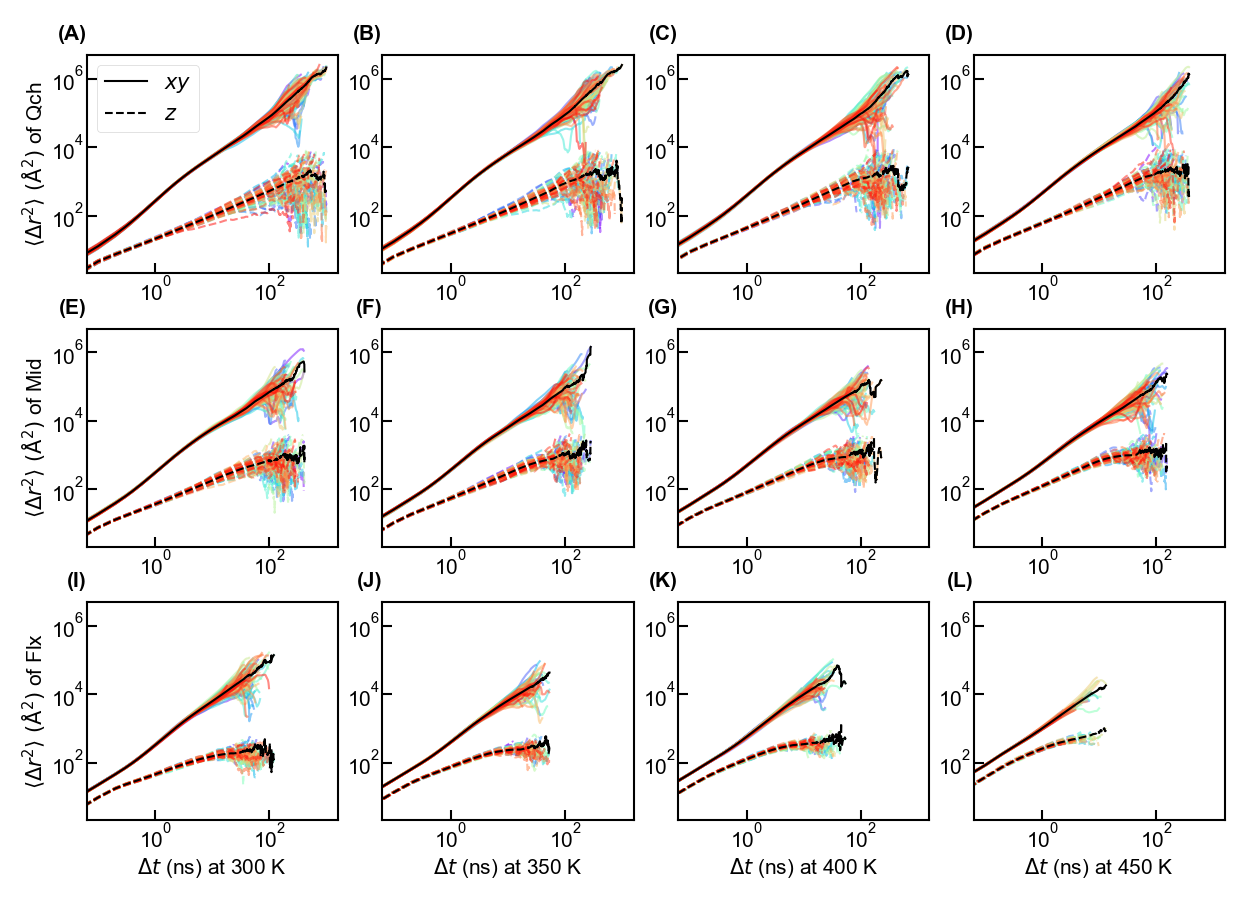

Generate this figure with Python:
"""Import Modules"""
import numpy as np
from scipy.optimize import curve_fit
import matplotlib.pyplot as plt
import matplotlib.cm as cm
from matplotlib.colors import LinearSegmentedColormap,ListedColormap
import matplotlib.ticker as ticker
from mpl_toolkits.axes_grid1 import make_axes_locatable
from matplotlib.pyplot import MultipleLocator
from matplotlib.collections import LineCollection
from matplotlib import colors
from matplotlib.ticker import LogLocator,LogFormatter,AutoMinorLocator
import sys
sys.path.append('D:\\Work\\Code\\Functions')
from pyw import pyw

"""Set Arguments"""
dir1='../../diff/msd_in'
file2='../../diff/proc_msd_res_in.npz'
figname='msd_in'
mdls=['1.55sgm_1.0sgm','1.5sgm_0.82sgm','1.37sgm_0.6sgm']
Mdls=['Qch','Mid','Flx']
nmd=len(mdls)
Ts=[300.0,350.0,400.0,450.0]
nT=len(Ts)
nfr=10000
nch=100
nat=163
cut=[10,100]
dt=10e-6*10000 ### ns

"""Read Data"""
t=np.arange(nfr)*dt
d=np.zeros((nmd,nT,nfr,nch,3))
for i in range(nmd):
    for j in range(nT):
        d[i,j]=np.load(f'{dir1}/{mdls[i]}_{Ts[j]}.npy')
d[d==0.0]=np.nan
d[:,:,0]=0.0      

dxy=np.sum(d[:,:,:,:,:2],axis=-1)
dz=d[:,:,:,:,-1]
dm=np.nanmean(d,axis=-2)
dmxy=np.sum(dm[:,:,:,:2],axis=-1)
dmz=dm[:,:,:,-1]

q=np.load(file2)
drm=q['dm']
drmm=q['dmm']

drmxy=np.sum(drm[:,:,:,:,:2],axis=-1)
drmz=drm[:,:,:,:,-1]
drmmxy=np.sum(drmm[:,:,:,:2],axis=-1)
drmmz=drmm[:,:,:,-1]

def lastnan(X,last):
    num_idx=np.where(~np.isnan(X))[0]
    last_idx=num_idx[-last:] if len(num_idx)>=last else num_idx
    X[last_idx]=np.nan

for i in range(nmd):
    for j in range(nT):
        for k in range(nch):
            lastnan(dxy[i,j,:,k],100)
            lastnan(dz[i,j,:,k],100) 
        lastnan(dmxy[i,j],100)
        lastnan(dmz[i,j],100)
        for k in range(nat):
            lastnan(drmxy[i,j,:,k],100)
            lastnan(drmz[i,j,:,k],100)     
        lastnan(drmmxy[i,j],100)
        lastnan(drmmz[i,j],100)

"""Plot"""
fig,axs=plt.subplots(nmd,nT,figsize=(25,18))
marglft=0.5
margrig=0.5
margbot=0.5
margtop=0.5
spcwth=0.2
spchei=-0.1
cbarwth=0.0
cbarspcwth=0.0
wth=3
font={'family':'Arial','size':30}
lenmaj=15
lenmin=8
lenbar=8
xtick=0
ytick=0
ctick=1
cmap=plt.cm.rainbow
norm=colors.Normalize(vmin=0,vmax=nch)
ann=[['(A)','(B)','(C)','(D)'],['(E)','(F)','(G)','(H)'],['(I)','(J)','(K)','(L)']]

for i in range(nmd):
    for j in range(nT):
        ax=axs[i,j]
        ax.annotate(ann[i][j],xy=(0.0,1.05),xycoords='axes fraction',fontfamily=font['family'],fontsize=font['size'],fontweight='bold',va='bottom',ha='right')
        for k in range(nch):
            rgb=cmap(norm(k))
            ax.plot(t,dxy[i,j,:,k],color=rgb,linewidth=wth,alpha=0.5)
            ax.plot(t,dz[i,j,:,k],color=rgb,linestyle='--',linewidth=wth,alpha=0.5)
        ax.plot(t,dmxy[i,j,:],color='k',linewidth=wth,label='$xy$')
        ax.plot(t,dmz[i,j,:],color='k',linestyle='--',linewidth=wth,label='$z$')
        ax.plot(t,[dmz[i,j,100]]*nfr,linewidth=0.0)
        ax.autoscale()
        ax.minorticks_on()
        ax.tick_params(axis='both',which='major',direction='in',width=wth,length=lenmaj,labelfontfamily=font['family'],labelsize=font['size'])
        ax.tick_params(axis='both',which='minor',direction='in',width=wth,length=0,labelfontfamily=font['family'],labelsize=font['size'])
        ax.xaxis.set_minor_locator(AutoMinorLocator(0))
        ax.yaxis.set_minor_locator(AutoMinorLocator(0))
        ax.spines['bottom'].set_linewidth(wth)
        ax.spines['top'].set_linewidth(wth)
        ax.spines['left'].set_linewidth(wth)
        ax.spines['right'].set_linewidth(wth)
        if i==nmd-1:
            ax.set_xlabel('$\\Delta{}t$ (ns) at %s K'%int(Ts[j]),fontdict=font)
        if j==0:
            ax.set_ylabel('$\\langle\\Delta{}r^2\\rangle~(\\mathrm{\\AA}^2)$ of %s'%Mdls[i],fontdict=font)
        if (i,j)==(0,0):
            ax.legend(loc='best',prop={'family':font['family'],'size':font['size']})
        ax.set_xscale('log')
        ax.set_yscale('log')

ylim=[np.inf,-np.inf]
for ax in axs.flat:
    y1,y2=ax.get_ylim()
    ylim[0]=min(ylim[0],y1)
    ylim[1]=max(ylim[1],y2)
for ax in axs.flat:
    ax.set_ylim(ylim[0],ylim[1])

fig.canvas.draw()
tight_bbox=fig.get_tightbbox(fig.canvas.get_renderer())
alllft=tight_bbox.x0
allrig=tight_bbox.x1
allbot=tight_bbox.y0
alltop=tight_bbox.y1
figwth,fighei=fig.get_size_inches()
boxlft=np.inf
boxrig=-np.inf
boxbot=np.inf
boxtop=-np.inf
for ax in fig.axes:    
    pos=ax.get_position()
    left=pos.x0*figwth
    right=left+pos.width*figwth
    bottom=pos.y0*fighei
    top=bottom+pos.height*fighei
    boxlft=min(boxlft,left)
    boxrig=max(boxrig,right)
    boxbot=min(boxbot,bottom)
    boxtop=max(boxtop,top)
outlft=boxlft-alllft
outrig=allrig-boxrig
outbot=boxbot-allbot
outtop=alltop-boxtop

axs_2d=np.atleast_2d(axs)
nrows,ncols=np.shape(axs_2d)
outlfts=np.zeros((nrows,ncols))
outrigs=np.zeros((nrows,ncols))
outbots=np.zeros((nrows,ncols))
outtops=np.zeros((nrows,ncols))
dpi=fig.dpi 
for i in range(nrows):
    for j in range(ncols):
        ax=axs_2d[i,j]
        ref_bounds=ax.get_position().bounds
        alllft,allrig=np.inf,-np.inf
        allbot,alltop=np.inf,-np.inf
        for a in fig.axes:
            if a.get_position().bounds==ref_bounds:
                tight_bbox=a.get_tightbbox(fig.canvas.get_renderer())   # 点坐标
                alllft=min(alllft,tight_bbox.x0/dpi)
                allrig=max(allrig,tight_bbox.x1/dpi)
                allbot=min(allbot,tight_bbox.y0/dpi)
                alltop=max(alltop,tight_bbox.y1/dpi)
        boxlft=ref_bounds[0]*figwth
        boxrig=(ref_bounds[0]+ref_bounds[2])*figwth
        boxbot=ref_bounds[1]*fighei
        boxtop=(ref_bounds[1]+ref_bounds[3])*fighei
        outlfts[i,j]=boxlft-alllft
        outrigs[i,j]=allrig-boxrig
        outbots[i,j]=boxbot-allbot
        outtops[i,j]=alltop-boxtop

if ncols>1:
    spcwth+=np.max(outrigs[:,:-1]+outlfts[:,1:])
if nrows>1:
    spchei+=np.max(outbots[:-1,:]+outtops[1:,:])
plt.subplots_adjust(left=(marglft+outlft)/figwth,
                    right=1.0-(margrig+outrig+cbarwth+cbarspcwth)/figwth,
                    bottom=(margbot+outbot)/fighei,
                    top=1.0-(margtop+outtop)/fighei,
                    hspace=nrows*spchei/(fighei-margbot-outbot-margtop-outtop-(nrows-1)*spchei),
                    wspace=ncols*spcwth/(figwth-marglft-outlft-margrig-outrig-cbarwth-cbarspcwth-(ncols-1)*spcwth))

plt.savefig(f'{figname}.png',format='png',dpi=50)
plt.savefig(f'{figname}.pdf',format='pdf')
# plt.show()

fig,axs=plt.subplots(2,nT,figsize=(25,15))
marglft=0.5
margrig=0.5
margbot=0.5
margtop=0.5
spcwth=0.2
spchei=-0.1
cbarwth=0.0
cbarspcwth=0.0
wth=3
font={'family':'Arial','size':30}
lenmaj=15
lenmin=8
lenbar=8
xtick=0.1
ytick=20
ctick=1
ann=[['(A)','(B)','(C)','(D)'],['(E)','(F)','(G)','(H)']]
clrs=['r','g','b']

for i in range(nT):
    ax=axs[0,i]
    ax.annotate(ann[0][i],xy=(0.0,1.05),xycoords='axes fraction',fontfamily=font['family'],fontsize=font['size'],fontweight='bold',va='bottom',ha='right')
    for j in range(nmd):
        ax.plot(t,dmxy[j,i],color=clrs[j],linewidth=wth,label=Mdls[j])
        ax.plot(t,dmz[j,i],color=clrs[j],linestyle='--',linewidth=wth)
    ax.plot(t,[dmz[0,i,100]]*nfr,linewidth=0.0)
    ax.autoscale()
    ax.minorticks_on()
    ax.tick_params(axis='both',which='major',direction='in',width=wth,length=lenmaj,labelfontfamily=font['family'],labelsize=font['size'])
    ax.tick_params(axis='both',which='minor',direction='in',width=wth,length=0,labelfontfamily=font['family'],labelsize=font['size'])
    ax.xaxis.set_minor_locator(AutoMinorLocator(0))
    ax.yaxis.set_minor_locator(AutoMinorLocator(0))
    ax.spines['bottom'].set_linewidth(wth)
    ax.spines['top'].set_linewidth(wth)
    ax.spines['left'].set_linewidth(wth)
    ax.spines['right'].set_linewidth(wth)
    if i==0:
        ax.set_ylabel('$\\langle\\Delta{}r^2\\rangle~(\\mathrm{\\AA}^2)$',fontdict=font)
        leg=ax.legend(loc='best',handlelength=0.0,handletextpad=0.0,prop={'family':font['family'],'size':font['size']})
        for hnd,txt in zip(leg.legend_handles,leg.get_texts()):
            txt.set_color(hnd.get_color())
    ax.set_xscale('log')
    ax.set_yscale('log')
    # ax.set_ylim(40,1500)

    ax=axs[1,i]
    ax.annotate(ann[1][i],xy=(0.0,1.05),xycoords='axes fraction',fontfamily=font['family'],fontsize=font['size'],fontweight='bold',va='bottom',ha='right')
    for j in range(nmd):
        ax.plot(t,dmxy[j,i]/t/6,color=clrs[j],linewidth=wth)
        ax.plot(t,dmz[j,i]/t/6,color=clrs[j],linestyle='--',linewidth=wth)
    ax.plot([],[],color='k',linewidth=wth,label='$xy$')
    ax.plot([],[],color='k',linestyle='--',linewidth=wth,label='$z$')
    ax.plot(t,[(dmz[0,i]/t/6)[100]]*nfr,linewidth=0.0)
    ax.autoscale()
    ax.minorticks_on()
    ax.tick_params(axis='both',which='major',direction='in',width=wth,length=lenmaj,labelfontfamily=font['family'],labelsize=font['size'])
    ax.tick_params(axis='both',which='minor',direction='in',width=wth,length=0,labelfontfamily=font['family'],labelsize=font['size'])
    ax.xaxis.set_minor_locator(AutoMinorLocator(0))
    ax.yaxis.set_minor_locator(AutoMinorLocator(0))
    ax.spines['bottom'].set_linewidth(wth)
    ax.spines['top'].set_linewidth(wth)
    ax.spines['left'].set_linewidth(wth)
    ax.spines['right'].set_linewidth(wth)
    ax.set_xlabel('$\\Delta{}t$ (ns) at %i K'%Ts[i],fontdict=font)
    if i==0:
        ax.set_ylabel('$D~(\\mathrm{\\AA}^2$/ns)',fontdict=font)
        ax.legend(loc='best',prop={'family':font['family'],'size':font['size']})
    ax.set_xscale('log')
    ax.set_yscale('log')

for i in range(2):
    ylims=[axs[i,j].get_ylim() for j in range(nT)]
    for j in range(nT):
        axs[i,j].set_ylim(np.min(ylims),np.max(ylims))

fig.canvas.draw()
tight_bbox=fig.get_tightbbox(fig.canvas.get_renderer())
alllft=tight_bbox.x0
allrig=tight_bbox.x1
allbot=tight_bbox.y0
alltop=tight_bbox.y1
figwth,fighei=fig.get_size_inches()
boxlft=np.inf
boxrig=-np.inf
boxbot=np.inf
boxtop=-np.inf
for ax in fig.axes:    
    pos=ax.get_position()
    left=pos.x0*figwth
    right=left+pos.width*figwth
    bottom=pos.y0*fighei
    top=bottom+pos.height*fighei
    boxlft=min(boxlft,left)
    boxrig=max(boxrig,right)
    boxbot=min(boxbot,bottom)
    boxtop=max(boxtop,top)
outlft=boxlft-alllft
outrig=allrig-boxrig
outbot=boxbot-allbot
outtop=alltop-boxtop

axs_2d=np.atleast_2d(axs)
nrows,ncols=np.shape(axs_2d)
outlfts=np.zeros((nrows,ncols))
outrigs=np.zeros((nrows,ncols))
outbots=np.zeros((nrows,ncols))
outtops=np.zeros((nrows,ncols))
dpi=fig.dpi 
for i in range(nrows):
    for j in range(ncols):
        ax=axs_2d[i,j]
        ref_bounds=ax.get_position().bounds
        alllft,allrig=np.inf,-np.inf
        allbot,alltop=np.inf,-np.inf
        for a in fig.axes:
            if a.get_position().bounds==ref_bounds:
                tight_bbox=a.get_tightbbox(fig.canvas.get_renderer())   # 点坐标
                alllft=min(alllft,tight_bbox.x0/dpi)
                allrig=max(allrig,tight_bbox.x1/dpi)
                allbot=min(allbot,tight_bbox.y0/dpi)
                alltop=max(alltop,tight_bbox.y1/dpi)
        boxlft=ref_bounds[0]*figwth
        boxrig=(ref_bounds[0]+ref_bounds[2])*figwth
        boxbot=ref_bounds[1]*fighei
        boxtop=(ref_bounds[1]+ref_bounds[3])*fighei
        outlfts[i,j]=boxlft-alllft
        outrigs[i,j]=allrig-boxrig
        outbots[i,j]=boxbot-allbot
        outtops[i,j]=alltop-boxtop

if ncols>1:
    spcwth+=np.max(outrigs[:,:-1]+outlfts[:,1:])
if nrows>1:
    spchei+=np.max(outbots[:-1,:]+outtops[1:,:])
plt.subplots_adjust(left=(marglft+outlft)/figwth,
                    right=1.0-(margrig+outrig+cbarwth+cbarspcwth)/figwth,
                    bottom=(margbot+outbot)/fighei,
                    top=1.0-(margtop+outtop)/fighei,
                    hspace=nrows*spchei/(fighei-margbot-outbot-margtop-outtop-(nrows-1)*spchei),
                    wspace=ncols*spcwth/(figwth-marglft-outlft-margrig-outrig-cbarwth-cbarspcwth-(ncols-1)*spcwth))

plt.savefig(f'{figname}_1.png',format='png',dpi=50)
plt.savefig(f'{figname}_1.pdf',format='pdf')
# plt.show()

fig,axs=plt.subplots(2,nmd,figsize=(25,15))
marglft=0.5
margrig=0.5
margbot=0.5
margtop=0.5
spcwth=0.2
spchei=-0.1
cbarwth=0.0
cbarspcwth=0.0
wth=3
font={'family':'Arial','size':30}
lenmaj=15
lenmin=8
lenbar=8
xtick=0.1
ytick=20
ctick=1
color=[(0.0,0.0,0.0),(1.0,0.0,0.0),(1.0,0.5,0.0)]
nodes=[0/3,2/3,3/3]
cmap=LinearSegmentedColormap.from_list('custom_cmap',list(zip(nodes,color)))
ann=[['(A)','(B)','(C)'],['(D)','(E)','(F)']]

for i in range(nmd):
    ax=axs[0,i]
    ax.annotate(ann[0][i],xy=(0.0,1.05),xycoords='axes fraction',fontfamily=font['family'],fontsize=font['size'],fontweight='bold',va='bottom',ha='right')
    for j in range(nT):
        rgb=cmap(j/(nT-1))
        ax.plot(t,dmxy[i,j],color=rgb,linewidth=wth,label='%i K'%Ts[j])
        ax.plot(t,dmz[i,j],color=rgb,linestyle='--',linewidth=wth)
    ax.plot(t,[dmz[i,0,100]]*nfr,linewidth=0.0)
    ax.autoscale()
    ax.minorticks_on()
    ax.tick_params(axis='both',which='major',direction='in',width=wth,length=lenmaj,labelfontfamily=font['family'],labelsize=font['size'])
    ax.tick_params(axis='both',which='minor',direction='in',width=wth,length=0,labelfontfamily=font['family'],labelsize=font['size'])
    ax.xaxis.set_minor_locator(AutoMinorLocator(0))
    ax.yaxis.set_minor_locator(AutoMinorLocator(0))
    ax.spines['bottom'].set_linewidth(wth)
    ax.spines['top'].set_linewidth(wth)
    ax.spines['left'].set_linewidth(wth)
    ax.spines['right'].set_linewidth(wth)
    if i==0:
        ax.set_ylabel('$\\langle\\Delta{}r^2\\rangle~(\\mathrm{\\AA}^2)$',fontdict=font)
        leg=ax.legend(loc='best',handlelength=0.0,handletextpad=0.0,prop={'family':font['family'],'size':font['size']})
        for hnd,txt in zip(leg.legend_handles,leg.get_texts()):
            txt.set_color(hnd.get_color())
    ax.set_xscale('log')
    ax.set_yscale('log')
    # ax.set_ylim(40,1500)

    ax=axs[1,i]
    ax.annotate(ann[1][i],xy=(0.0,1.05),xycoords='axes fraction',fontfamily=font['family'],fontsize=font['size'],fontweight='bold',va='bottom',ha='right')
    for j in range(nT):
        rgb=cmap(j/(nT-1))
        ax.plot(t,dmxy[i,j]/t/6,color=rgb,linewidth=wth)
        ax.plot(t,dmz[i,j]/t/6,color=rgb,linestyle='--',linewidth=wth)
    ax.plot([],[],color='k',linewidth=wth,label='$xy$')
    ax.plot([],[],color='k',linestyle='--',linewidth=wth,label='$z$')
    ax.plot(t,[(dmz[i,0]/t/6)[100]]*nfr,linewidth=0.0)
    ax.autoscale()
    ax.minorticks_on()
    ax.tick_params(axis='both',which='major',direction='in',width=wth,length=lenmaj,labelfontfamily=font['family'],labelsize=font['size'])
    ax.tick_params(axis='both',which='minor',direction='in',width=wth,length=0,labelfontfamily=font['family'],labelsize=font['size'])
    ax.xaxis.set_minor_locator(AutoMinorLocator(0))
    ax.yaxis.set_minor_locator(AutoMinorLocator(0))
    ax.spines['bottom'].set_linewidth(wth)
    ax.spines['top'].set_linewidth(wth)
    ax.spines['left'].set_linewidth(wth)
    ax.spines['right'].set_linewidth(wth)
    ax.set_xlabel('$\\Delta{}t$ (ns) of %s'%Mdls[i],fontdict=font)
    if i==0:
        ax.set_ylabel('$D~(\\mathrm{\\AA}^2$/ns)',fontdict=font)
        ax.legend(loc='best',prop={'family':font['family'],'size':font['size']})
    ax.set_xscale('log')
    ax.set_yscale('log')

for i in range(2):
    ylims=[axs[i,j].get_ylim() for j in range(nmd)]
    for j in range(nmd):
        axs[i,j].set_ylim(np.min(ylims),np.max(ylims))

fig.canvas.draw()
tight_bbox=fig.get_tightbbox(fig.canvas.get_renderer())
alllft=tight_bbox.x0
allrig=tight_bbox.x1
allbot=tight_bbox.y0
alltop=tight_bbox.y1
figwth,fighei=fig.get_size_inches()
boxlft=np.inf
boxrig=-np.inf
boxbot=np.inf
boxtop=-np.inf
for ax in fig.axes:    
    pos=ax.get_position()
    left=pos.x0*figwth
    right=left+pos.width*figwth
    bottom=pos.y0*fighei
    top=bottom+pos.height*fighei
    boxlft=min(boxlft,left)
    boxrig=max(boxrig,right)
    boxbot=min(boxbot,bottom)
    boxtop=max(boxtop,top)
outlft=boxlft-alllft
outrig=allrig-boxrig
outbot=boxbot-allbot
outtop=alltop-boxtop

axs_2d=np.atleast_2d(axs)
nrows,ncols=np.shape(axs_2d)
outlfts=np.zeros((nrows,ncols))
outrigs=np.zeros((nrows,ncols))
outbots=np.zeros((nrows,ncols))
outtops=np.zeros((nrows,ncols))
dpi=fig.dpi 
for i in range(nrows):
    for j in range(ncols):
        ax=axs_2d[i,j]
        ref_bounds=ax.get_position().bounds
        alllft,allrig=np.inf,-np.inf
        allbot,alltop=np.inf,-np.inf
        for a in fig.axes:
            if a.get_position().bounds==ref_bounds:
                tight_bbox=a.get_tightbbox(fig.canvas.get_renderer())   # 点坐标
                alllft=min(alllft,tight_bbox.x0/dpi)
                allrig=max(allrig,tight_bbox.x1/dpi)
                allbot=min(allbot,tight_bbox.y0/dpi)
                alltop=max(alltop,tight_bbox.y1/dpi)
        boxlft=ref_bounds[0]*figwth
        boxrig=(ref_bounds[0]+ref_bounds[2])*figwth
        boxbot=ref_bounds[1]*fighei
        boxtop=(ref_bounds[1]+ref_bounds[3])*fighei
        outlfts[i,j]=boxlft-alllft
        outrigs[i,j]=allrig-boxrig
        outbots[i,j]=boxbot-allbot
        outtops[i,j]=alltop-boxtop

if ncols>1:
    spcwth+=np.max(outrigs[:,:-1]+outlfts[:,1:])
if nrows>1:
    spchei+=np.max(outbots[:-1,:]+outtops[1:,:])
plt.subplots_adjust(left=(marglft+outlft)/figwth,
                    right=1.0-(margrig+outrig+cbarwth+cbarspcwth)/figwth,
                    bottom=(margbot+outbot)/fighei,
                    top=1.0-(margtop+outtop)/fighei,
                    hspace=nrows*spchei/(fighei-margbot-outbot-margtop-outtop-(nrows-1)*spchei),
                    wspace=ncols*spcwth/(figwth-marglft-outlft-margrig-outrig-cbarwth-cbarspcwth-(ncols-1)*spcwth))

plt.savefig(f'{figname}_2.png',format='png',dpi=50)
plt.savefig(f'{figname}_2.pdf',format='pdf')
# plt.show()

fig,axs=plt.subplots(nmd,nT,figsize=(25,18))
marglft=0.5
margrig=0.5
margbot=0.5
margtop=0.5
spcwth=0.2
spchei=-0.1
cbarwth=0.8
cbarspcwth=0.5
wth=3
font={'family':'Arial','size':30}
lenmaj=15
lenmin=8
lenbar=8
xtick=0
ytick=0
ctick=1
cmap=plt.cm.rainbow
norm=colors.Normalize(vmin=0,vmax=nat)
ann=[['(A)','(B)','(C)','(D)'],['(E)','(F)','(G)','(H)'],['(I)','(J)','(K)','(L)']]

for i in range(nmd):
    for j in range(nT):
        ax=axs[i,j]
        ax.annotate(ann[i][j],xy=(0.0,1.05),xycoords='axes fraction',fontfamily=font['family'],fontsize=font['size'],fontweight='bold',va='bottom',ha='right')
        for k in range(nat):
            rgb=cmap(norm(k))
            ax.plot(t,drmxy[i,j,:,k],color=rgb,linewidth=wth,alpha=0.5)
            ax.plot(t,drmz[i,j,:,k],color=rgb,linestyle='--',linewidth=wth,alpha=0.5)
        ax.plot(t,drmmxy[i,j,:],color='k',linewidth=wth,label='$xy$')
        ax.plot(t,drmmz[i,j,:],color='k',linestyle='--',linewidth=wth,label='$z$')
        ax.plot(t,[drmmz[i,j,100]]*nfr,linewidth=0.0)
        ax.autoscale()
        ax.minorticks_on()
        ax.tick_params(axis='both',which='major',direction='in',width=wth,length=lenmaj,labelfontfamily=font['family'],labelsize=font['size'])
        ax.tick_params(axis='both',which='minor',direction='in',width=wth,length=0,labelfontfamily=font['family'],labelsize=font['size'])
        ax.xaxis.set_minor_locator(AutoMinorLocator(0))
        ax.yaxis.set_minor_locator(AutoMinorLocator(0))
        ax.spines['bottom'].set_linewidth(wth)
        ax.spines['top'].set_linewidth(wth)
        ax.spines['left'].set_linewidth(wth)
        ax.spines['right'].set_linewidth(wth)
        if i==nmd-1:
            ax.set_xlabel('$\\Delta{}t$ (ns) at %s K'%int(Ts[j]),fontdict=font)
        if j==0:
            ax.set_ylabel('$\\langle\\Delta{}r^2\\rangle~(\\mathrm{\\AA}^2)$ of %s'%Mdls[i],fontdict=font)
        if (i,j)==(0,0):
            ax.legend(loc='best',prop={'family':font['family'],'size':font['size']})
        ax.set_xscale('log')
        ax.set_yscale('log')

ylim=[np.inf,-np.inf]
for ax in axs.flat:
    y1,y2=ax.get_ylim()
    ylim[0]=min(ylim[0],y1)
    ylim[1]=max(ylim[1],y2)
for ax in axs.flat:
    ax.set_ylim(ylim[0],ylim[1])
    
top=axs[0,-1].get_position().y1
bot=axs[-1,-1].get_position().y0
cbar_ax=fig.add_axes([1.0,bot,0.1,top-bot])
sm=plt.cm.ScalarMappable(cmap=cmap,norm=norm)
sm.set_array([])
cbar=plt.colorbar(sm,cax=cbar_ax)
cbar.set_label('$i$',fontdict=font)
# cbar.ax1.yaxis.set_major_locator(LogLocator(subs='all'))  ### For color parameters with small range, without spanning multiple orders of magnitude.
# cbar.ax1.yaxis.set_major_formatter(LogFormatter(minor_thresholds=(2,1))) ### For color parameters with small range, without spanning multiple orders of magnitude.
cbar.ax.tick_params(direction='in',width=wth,length=lenmin,labelfontfamily=font['family'],labelsize=font['size'])
cbar.ax.tick_params(which='minor',direction='in',width=wth,length=0,labelfontfamily=font['family'],labelsize=font['size'])
cbar.outline.set_linewidth(wth)

fig.canvas.draw()
tight_bbox=fig.get_tightbbox(fig.canvas.get_renderer())
alllft=tight_bbox.x0
allrig=tight_bbox.x1
allbot=tight_bbox.y0
alltop=tight_bbox.y1
figwth,fighei=fig.get_size_inches()
boxlft=np.inf
boxrig=-np.inf
boxbot=np.inf
boxtop=-np.inf
for ax in fig.axes:    
    pos=ax.get_position()
    left=pos.x0*figwth
    right=left+pos.width*figwth
    bottom=pos.y0*fighei
    top=bottom+pos.height*fighei
    boxlft=min(boxlft,left)
    boxrig=max(boxrig,right)
    boxbot=min(boxbot,bottom)
    boxtop=max(boxtop,top)
pos=cbar.ax.get_position()
boxrig=max(boxrig,(pos.x0+pos.width)*figwth)
outlft=boxlft-alllft
outrig=allrig-boxrig
outbot=boxbot-allbot
outtop=alltop-boxtop

axs_2d=np.atleast_2d(axs)
nrows,ncols=np.shape(axs_2d)
outlfts=np.zeros((nrows,ncols))
outrigs=np.zeros((nrows,ncols))
outbots=np.zeros((nrows,ncols))
outtops=np.zeros((nrows,ncols))
dpi=fig.dpi 
for i in range(nrows):
    for j in range(ncols):
        ax=axs_2d[i,j]
        ref_bounds=ax.get_position().bounds
        alllft,allrig=np.inf,-np.inf
        allbot,alltop=np.inf,-np.inf
        for a in fig.axes:
            if a.get_position().bounds==ref_bounds:
                tight_bbox=a.get_tightbbox(fig.canvas.get_renderer())   # 点坐标
                alllft=min(alllft,tight_bbox.x0/dpi)
                allrig=max(allrig,tight_bbox.x1/dpi)
                allbot=min(allbot,tight_bbox.y0/dpi)
                alltop=max(alltop,tight_bbox.y1/dpi)
        boxlft=ref_bounds[0]*figwth
        boxrig=(ref_bounds[0]+ref_bounds[2])*figwth
        boxbot=ref_bounds[1]*fighei
        boxtop=(ref_bounds[1]+ref_bounds[3])*fighei
        outlfts[i,j]=boxlft-alllft
        outrigs[i,j]=allrig-boxrig
        outbots[i,j]=boxbot-allbot
        outtops[i,j]=alltop-boxtop

if ncols>1:
    spcwth+=np.max(outrigs[:,:-1]+outlfts[:,1:])
if nrows>1:
    spchei+=np.max(outbots[:-1,:]+outtops[1:,:])
plt.subplots_adjust(left=(marglft+outlft)/figwth,
                    right=1.0-(margrig+outrig+cbarwth+cbarspcwth)/figwth,
                    bottom=(margbot+outbot)/fighei,
                    top=1.0-(margtop+outtop)/fighei,
                    hspace=nrows*spchei/(fighei-margbot-outbot-margtop-outtop-(nrows-1)*spchei),
                    wspace=ncols*spcwth/(figwth-marglft-outlft-margrig-outrig-cbarwth-cbarspcwth-(ncols-1)*spcwth))
cbar.ax.set_position([1.0-(margrig+outrig+cbarwth)/figwth,(margbot+outbot)/fighei,cbarwth/figwth,1.0-(margtop+outtop+margbot+outbot)/fighei])

plt.savefig(f'{figname}_res.png',format='png',dpi=50)
plt.savefig(f'{figname}_res.pdf',format='pdf')
# plt.show()

fig,axs=plt.subplots(2,nT,figsize=(25,15))
marglft=0.5
margrig=0.5
margbot=0.5
margtop=0.5
spcwth=0.2
spchei=-0.1
cbarwth=0.0
cbarspcwth=0.0
wth=3
font={'family':'Arial','size':30}
lenmaj=15
lenmin=8
lenbar=8
xtick=0.1
ytick=20
ctick=1
ann=[['(A)','(B)','(C)','(D)'],['(E)','(F)','(G)','(H)']]
clrs=['r','g','b']

for i in range(nT):
    ax=axs[0,i]
    ax.annotate(ann[0][i],xy=(0.0,1.05),xycoords='axes fraction',fontfamily=font['family'],fontsize=font['size'],fontweight='bold',va='bottom',ha='right')
    for j in range(nmd):
        ax.plot(t,drmmxy[j,i],color=clrs[j],linewidth=wth,label=Mdls[j])
        ax.plot(t,drmmz[j,i],color=clrs[j],linestyle='--',linewidth=wth)
    ax.plot(t,[drmmz[0,i,100]]*nfr,linewidth=0.0)
    ax.autoscale()
    ax.minorticks_on()
    ax.tick_params(axis='both',which='major',direction='in',width=wth,length=lenmaj,labelfontfamily=font['family'],labelsize=font['size'])
    ax.tick_params(axis='both',which='minor',direction='in',width=wth,length=0,labelfontfamily=font['family'],labelsize=font['size'])
    ax.xaxis.set_minor_locator(AutoMinorLocator(0))
    ax.yaxis.set_minor_locator(AutoMinorLocator(0))
    ax.spines['bottom'].set_linewidth(wth)
    ax.spines['top'].set_linewidth(wth)
    ax.spines['left'].set_linewidth(wth)
    ax.spines['right'].set_linewidth(wth)
    if i==0:
        ax.set_ylabel('$\\langle\\Delta{}r^2\\rangle~(\\mathrm{\\AA}^2)$',fontdict=font)
        leg=ax.legend(loc='best',handlelength=0.0,handletextpad=0.0,prop={'family':font['family'],'size':font['size']})
        for hnd,txt in zip(leg.legend_handles,leg.get_texts()):
            txt.set_color(hnd.get_color())
    ax.set_xscale('log')
    ax.set_yscale('log')
    # ax.set_ylim(40,1500)

    ax=axs[1,i]
    ax.annotate(ann[1][i],xy=(0.0,1.05),xycoords='axes fraction',fontfamily=font['family'],fontsize=font['size'],fontweight='bold',va='bottom',ha='right')
    for j in range(nmd):
        ax.plot(t,drmmxy[j,i]/t/6,color=clrs[j],linewidth=wth)
        ax.plot(t,drmmz[j,i]/t/6,color=clrs[j],linestyle='--',linewidth=wth)
    ax.plot([],[],color='k',linewidth=wth,label='$xy$')
    ax.plot([],[],color='k',linestyle='--',linewidth=wth,label='$z$')
    ax.plot(t,[(drmmz[0,i]/t/6)[100]]*nfr,linewidth=0.0)
    ax.autoscale()
    ax.minorticks_on()
    ax.tick_params(axis='both',which='major',direction='in',width=wth,length=lenmaj,labelfontfamily=font['family'],labelsize=font['size'])
    ax.tick_params(axis='both',which='minor',direction='in',width=wth,length=0,labelfontfamily=font['family'],labelsize=font['size'])
    ax.xaxis.set_minor_locator(AutoMinorLocator(0))
    ax.yaxis.set_minor_locator(AutoMinorLocator(0))
    ax.spines['bottom'].set_linewidth(wth)
    ax.spines['top'].set_linewidth(wth)
    ax.spines['left'].set_linewidth(wth)
    ax.spines['right'].set_linewidth(wth)
    ax.set_xlabel('$\\Delta{}t$ (ns) at %i K'%Ts[i],fontdict=font)
    if i==0:
        ax.set_ylabel('$D~(\\mathrm{\\AA}^2$/ns)',fontdict=font)
        ax.legend(loc='best',prop={'family':font['family'],'size':font['size']})
    ax.set_xscale('log')
    ax.set_yscale('log')

for i in range(2):
    ylims=[axs[i,j].get_ylim() for j in range(nT)]
    for j in range(nT):
        axs[i,j].set_ylim(np.min(ylims),np.max(ylims))
        
fig.canvas.draw()
tight_bbox=fig.get_tightbbox(fig.canvas.get_renderer())
alllft=tight_bbox.x0
allrig=tight_bbox.x1
allbot=tight_bbox.y0
alltop=tight_bbox.y1
figwth,fighei=fig.get_size_inches()
boxlft=np.inf
boxrig=-np.inf
boxbot=np.inf
boxtop=-np.inf
for ax in fig.axes:    
    pos=ax.get_position()
    left=pos.x0*figwth
    right=left+pos.width*figwth
    bottom=pos.y0*fighei
    top=bottom+pos.height*fighei
    boxlft=min(boxlft,left)
    boxrig=max(boxrig,right)
    boxbot=min(boxbot,bottom)
    boxtop=max(boxtop,top)
outlft=boxlft-alllft
outrig=allrig-boxrig
outbot=boxbot-allbot
outtop=alltop-boxtop

axs_2d=np.atleast_2d(axs)
nrows,ncols=np.shape(axs_2d)
outlfts=np.zeros((nrows,ncols))
outrigs=np.zeros((nrows,ncols))
outbots=np.zeros((nrows,ncols))
outtops=np.zeros((nrows,ncols))
dpi=fig.dpi 
for i in range(nrows):
    for j in range(ncols):
        ax=axs_2d[i,j]
        ref_bounds=ax.get_position().bounds
        alllft,allrig=np.inf,-np.inf
        allbot,alltop=np.inf,-np.inf
        for a in fig.axes:
            if a.get_position().bounds==ref_bounds:
                tight_bbox=a.get_tightbbox(fig.canvas.get_renderer())   # 点坐标
                alllft=min(alllft,tight_bbox.x0/dpi)
                allrig=max(allrig,tight_bbox.x1/dpi)
                allbot=min(allbot,tight_bbox.y0/dpi)
                alltop=max(alltop,tight_bbox.y1/dpi)
        boxlft=ref_bounds[0]*figwth
        boxrig=(ref_bounds[0]+ref_bounds[2])*figwth
        boxbot=ref_bounds[1]*fighei
        boxtop=(ref_bounds[1]+ref_bounds[3])*fighei
        outlfts[i,j]=boxlft-alllft
        outrigs[i,j]=allrig-boxrig
        outbots[i,j]=boxbot-allbot
        outtops[i,j]=alltop-boxtop

if ncols>1:
    spcwth+=np.max(outrigs[:,:-1]+outlfts[:,1:])
if nrows>1:
    spchei+=np.max(outbots[:-1,:]+outtops[1:,:])
plt.subplots_adjust(left=(marglft+outlft)/figwth,
                    right=1.0-(margrig+outrig+cbarwth+cbarspcwth)/figwth,
                    bottom=(margbot+outbot)/fighei,
                    top=1.0-(margtop+outtop)/fighei,
                    hspace=nrows*spchei/(fighei-margbot-outbot-margtop-outtop-(nrows-1)*spchei),
                    wspace=ncols*spcwth/(figwth-marglft-outlft-margrig-outrig-cbarwth-cbarspcwth-(ncols-1)*spcwth))

plt.savefig(f'{figname}_res_1.png',format='png',dpi=50)
plt.savefig(f'{figname}_res_1.pdf',format='pdf')
# plt.show()

fig,axs=plt.subplots(2,nmd,figsize=(25,15))
marglft=0.5
margrig=0.5
margbot=0.5
margtop=0.5
spcwth=0.2
spchei=-0.1
cbarwth=0.0
cbarspcwth=0.0
wth=3
font={'family':'Arial','size':30}
lenmaj=15
lenmin=8
lenbar=8
xtick=0.1
ytick=20
ctick=1
color=[(0.0,0.0,0.0),(1.0,0.0,0.0),(1.0,0.5,0.0)]
nodes=[0/3,2/3,3/3]
cmap=LinearSegmentedColormap.from_list('custom_cmap',list(zip(nodes,color)))
ann=[['(A)','(B)','(C)'],['(D)','(E)','(F)']]

for i in range(nmd):
    ax=axs[0,i]
    ax.annotate(ann[0][i],xy=(0.0,1.05),xycoords='axes fraction',fontfamily=font['family'],fontsize=font['size'],fontweight='bold',va='bottom',ha='right')
    for j in range(nT):
        rgb=cmap(j/(nT-1))
        ax.plot(t,drmmxy[i,j],color=rgb,linewidth=wth,label='%i K'%Ts[j])
        ax.plot(t,drmmz[i,j],color=rgb,linestyle='--',linewidth=wth)
    ax.plot(t,[drmmz[i,0,100]]*nfr,linewidth=0.0)
    ax.autoscale()
    ax.minorticks_on()
    ax.tick_params(axis='both',which='major',direction='in',width=wth,length=lenmaj,labelfontfamily=font['family'],labelsize=font['size'])
    ax.tick_params(axis='both',which='minor',direction='in',width=wth,length=0,labelfontfamily=font['family'],labelsize=font['size'])
    ax.xaxis.set_minor_locator(AutoMinorLocator(0))
    ax.yaxis.set_minor_locator(AutoMinorLocator(0))
    ax.spines['bottom'].set_linewidth(wth)
    ax.spines['top'].set_linewidth(wth)
    ax.spines['left'].set_linewidth(wth)
    ax.spines['right'].set_linewidth(wth)
    if i==0:
        ax.set_ylabel('$\\langle\\Delta{}r^2\\rangle~(\\mathrm{\\AA}^2)$',fontdict=font)
        leg=ax.legend(loc='best',handlelength=0.0,handletextpad=0.0,prop={'family':font['family'],'size':font['size']})
        for hnd,txt in zip(leg.legend_handles,leg.get_texts()):
            txt.set_color(hnd.get_color())
    ax.set_xscale('log')
    ax.set_yscale('log')
    # ax.set_ylim(40,1500)

    ax=axs[1,i]
    ax.annotate(ann[1][i],xy=(0.0,1.05),xycoords='axes fraction',fontfamily=font['family'],fontsize=font['size'],fontweight='bold',va='bottom',ha='right')
    for j in range(nT):
        rgb=cmap(j/(nT-1))
        ax.plot(t,drmmxy[i,j]/t/6,color=rgb,linewidth=wth)
        ax.plot(t,drmmz[i,j]/t/6,color=rgb,linestyle='--',linewidth=wth)
    ax.plot([],[],color='k',linewidth=wth,label='$xy$')
    ax.plot([],[],color='k',linestyle='--',linewidth=wth,label='$z$')
    ax.plot(t,[(drmmz[i,0]/t/6)[100]]*nfr,linewidth=0.0)
    ax.autoscale()
    ax.minorticks_on()
    ax.tick_params(axis='both',which='major',direction='in',width=wth,length=lenmaj,labelfontfamily=font['family'],labelsize=font['size'])
    ax.tick_params(axis='both',which='minor',direction='in',width=wth,length=0,labelfontfamily=font['family'],labelsize=font['size'])
    ax.xaxis.set_minor_locator(AutoMinorLocator(0))
    ax.yaxis.set_minor_locator(AutoMinorLocator(0))
    ax.spines['bottom'].set_linewidth(wth)
    ax.spines['top'].set_linewidth(wth)
    ax.spines['left'].set_linewidth(wth)
    ax.spines['right'].set_linewidth(wth)
    ax.set_xlabel('$\\Delta{}t$ (ns) of %s'%Mdls[i],fontdict=font)
    if i==0:
        ax.set_ylabel('$D~(\\mathrm{\\AA}^2$/ns)',fontdict=font)
        ax.legend(loc='best',prop={'family':font['family'],'size':font['size']})
    ax.set_xscale('log')
    ax.set_yscale('log')

for i in range(2):
    ylims=[axs[i,j].get_ylim() for j in range(nmd)]
    for j in range(nmd):
        axs[i,j].set_ylim(np.min(ylims),np.max(ylims))

fig.canvas.draw()
tight_bbox=fig.get_tightbbox(fig.canvas.get_renderer())
alllft=tight_bbox.x0
allrig=tight_bbox.x1
allbot=tight_bbox.y0
alltop=tight_bbox.y1
figwth,fighei=fig.get_size_inches()
boxlft=np.inf
boxrig=-np.inf
boxbot=np.inf
boxtop=-np.inf
for ax in fig.axes:    
    pos=ax.get_position()
    left=pos.x0*figwth
    right=left+pos.width*figwth
    bottom=pos.y0*fighei
    top=bottom+pos.height*fighei
    boxlft=min(boxlft,left)
    boxrig=max(boxrig,right)
    boxbot=min(boxbot,bottom)
    boxtop=max(boxtop,top)
outlft=boxlft-alllft
outrig=allrig-boxrig
outbot=boxbot-allbot
outtop=alltop-boxtop

axs_2d=np.atleast_2d(axs)
nrows,ncols=np.shape(axs_2d)
outlfts=np.zeros((nrows,ncols))
outrigs=np.zeros((nrows,ncols))
outbots=np.zeros((nrows,ncols))
outtops=np.zeros((nrows,ncols))
dpi=fig.dpi 
for i in range(nrows):
    for j in range(ncols):
        ax=axs_2d[i,j]
        ref_bounds=ax.get_position().bounds
        alllft,allrig=np.inf,-np.inf
        allbot,alltop=np.inf,-np.inf
        for a in fig.axes:
            if a.get_position().bounds==ref_bounds:
                tight_bbox=a.get_tightbbox(fig.canvas.get_renderer())   # 点坐标
                alllft=min(alllft,tight_bbox.x0/dpi)
                allrig=max(allrig,tight_bbox.x1/dpi)
                allbot=min(allbot,tight_bbox.y0/dpi)
                alltop=max(alltop,tight_bbox.y1/dpi)
        boxlft=ref_bounds[0]*figwth
        boxrig=(ref_bounds[0]+ref_bounds[2])*figwth
        boxbot=ref_bounds[1]*fighei
        boxtop=(ref_bounds[1]+ref_bounds[3])*fighei
        outlfts[i,j]=boxlft-alllft
        outrigs[i,j]=allrig-boxrig
        outbots[i,j]=boxbot-allbot
        outtops[i,j]=alltop-boxtop

if ncols>1:
    spcwth+=np.max(outrigs[:,:-1]+outlfts[:,1:])
if nrows>1:
    spchei+=np.max(outbots[:-1,:]+outtops[1:,:])
plt.subplots_adjust(left=(marglft+outlft)/figwth,
                    right=1.0-(margrig+outrig+cbarwth+cbarspcwth)/figwth,
                    bottom=(margbot+outbot)/fighei,
                    top=1.0-(margtop+outtop)/fighei,
                    hspace=nrows*spchei/(fighei-margbot-outbot-margtop-outtop-(nrows-1)*spchei),
                    wspace=ncols*spcwth/(figwth-marglft-outlft-margrig-outrig-cbarwth-cbarspcwth-(ncols-1)*spcwth))

plt.savefig(f'{figname}_res_2.png',format='png',dpi=50)
plt.savefig(f'{figname}_res_2.pdf',format='pdf')
# plt.show()
